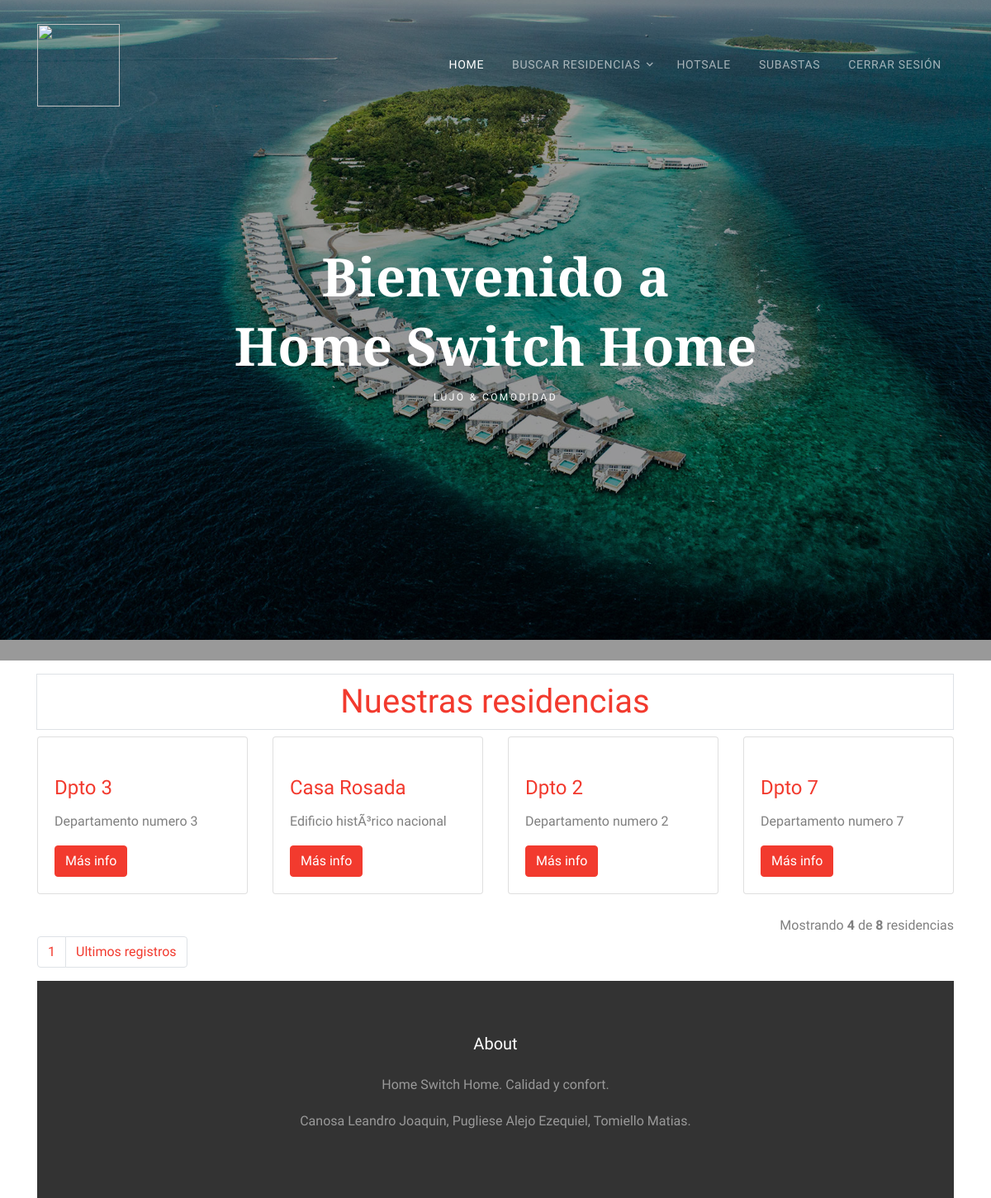
Before: / with the older database file.
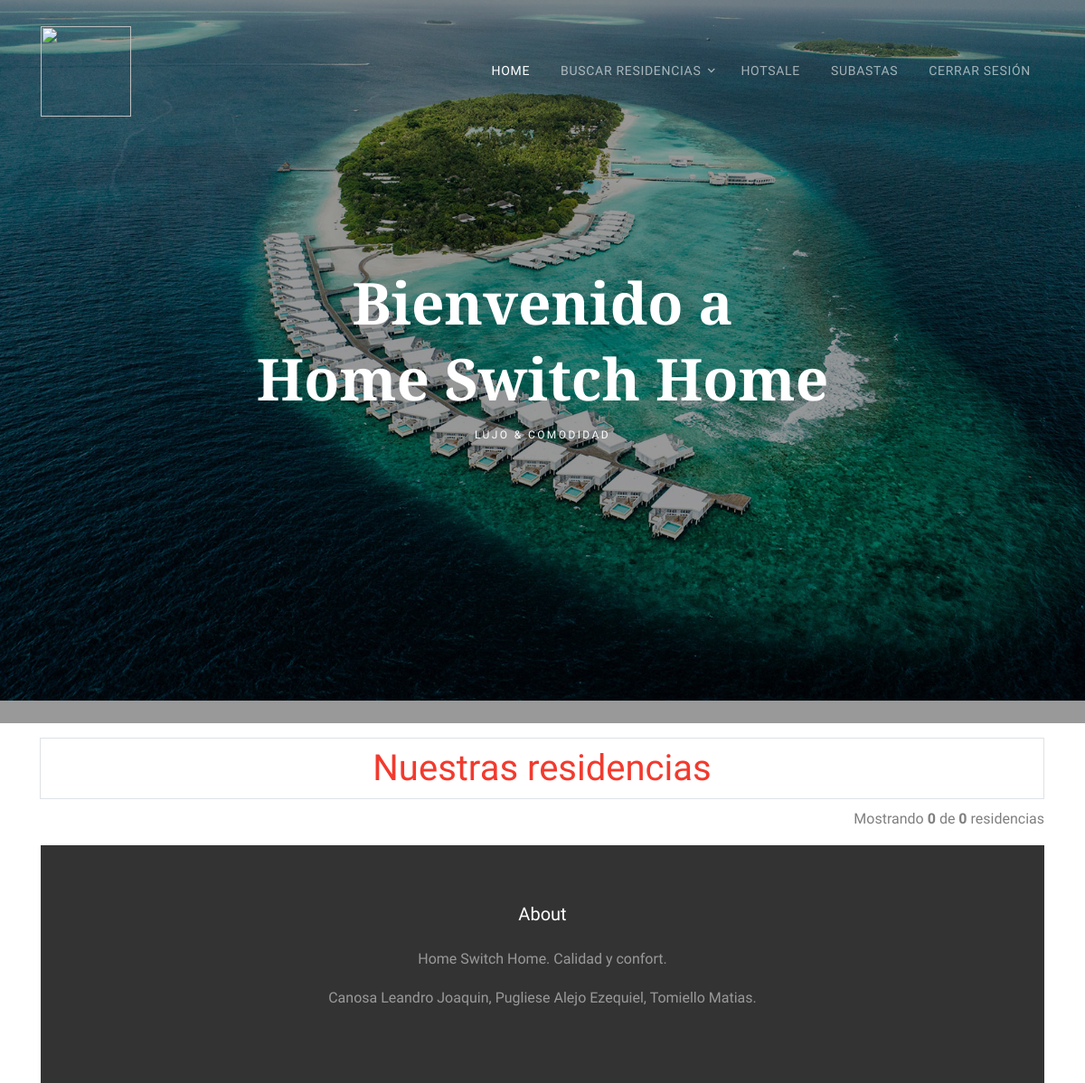
After: the same page with the newer database file.
### tables this page shows
CREATE TABLE `residencia` (
  `id` int(11) NOT NULL,
  `nombre` varchar(45) NOT NULL,
  `foto` longblob NOT NULL,
  `capacidad` int(11) NOT NULL,
  `ubicacion` varchar(45) NOT NULL,
  `direccion` varchar(45) NOT NULL,
  `en_subasta` enum('si','no') NOT NULL,
  `en_hotsale` enum('si','no') NOT NULL,
  `descrip` text
);

### index.php (the view, shortened to what this page needs)
<!DOCTYPE html>
<html lang="en">
	<?php Include("DB.php"); $conexion = conectar(); ?>
  <head>
    <?php
      require('links.php');
    ?>
  </head>
  <body>
  <div class="site-wrap">
    <div class="site-navbar-wrap js-site-navbar bg-white">
      <div class="container">
        <div class="site-navbar bg-light">
          <div class="py-1">
            <div class="row align-items-center">
              <div class="col-2">
              	<a class="navbar-brand" href="index.php">
				    <img src="Logos/Logos/HSH-Complete.svg" width="100" height="100" class="d-inline-block align-top" alt="">
				  </a>
              </div>
              <div class="col-10">
                <nav class="site-navigation text-right" role="navigation">
                  <div class="container">
                    <ul class="site-menu js-clone-nav d-none d-lg-block">
                      <li class="active">
                        <a href="index.php">Home</a>
                      </li>
                      <li class="has-children">
                        <a >Buscar Residencias</a>
                      </li>
                      <li><a href="hotsales.php">Hotsale</a></li>
                      <li><a href="subastas.php">Subastas</a></li>
                      <li><a href="logout.php">Cerrar Sesión</a></li>
                    </ul>
                  </div>
                </nav>
              </div>
            </div>
          </div>
        </div>
      </div>
    </div>
    <div class="slide-one-item home-slider owl-carousel">
      <div class="site-blocks-cover overlay" style="background-image: url(images/hero_1.jpg);" data-aos="fade" data-stellar-background-ratio="0.5">
        <div class="container">
          <div class="row align-items-center justify-content-center">
            <div class="col-md-7 text-center" data-aos="fade">
              <h1 class="mb-2">Bienvenido a </h1>
              <h1 class="mb-2">Home Switch Home</h1>
              <h2 class="caption">Lujo &amp; Comodidad</h2>
            </div>
          </div>
        </div>
      </div>
    </div>
	<?php
		$por_pagina = 4;
		if(isset($_GET['pagina'])){
			$pagina = $_GET['pagina'];
		}else{
			$pagina = 1;
		}
		$empieza = ($pagina - 1) * $por_pagina;
	 	$query = "SELECT * FROM residencia ORDER BY ubicacion LIMIT $empieza, $por_pagina";
	 	$resultado = mysqli_query($conexion, $query);
	?>
	<div class="container">
	  <h1 class='page-item'><a href='listadoResidencias.php' class='page-link' align ='center'>Nuestras residencias</a>
	  </h1>
	  <div class="row">
	  <?php
		while($registro = mysqli_fetch_assoc($resultado)){
			$id = $registro['id'];
	  ?>
	    <div class="col-lg-3 col-md-4 col-sm-6 mb-4">
	      <div class="card h-100">
		    <a href="residencia.php?id=<?php echo $id; ?>">
		    </a>
	        <div class="card-body">
		  	  <h4 class="card-title">
	            <a href="residencia.php?id= <?php echo $id; ?>">
	              <?php echo $registro['nombre']; ?>
	            </a>
	          </h4>
	          <p class="card-text">
			    <?php echo $registro['descrip']; ?>
			  </p>
	          <a class="btn btn-primary" href="residencia.php?id= <?php echo $id; ?>">Más info</a>
	        </div>
	      </div>
	    </div>
	  <?php } ?>
	</div>
	<?php
		$qry="SELECT * FROM residencia ORDER BY ubicacion ASC";
		$result = mysqli_query($conexion, $qry);
		$total_registros = mysqli_num_rows($result);
	?>
	<div class="clearfix">
	<?php
		if(isset($total_registros)) {
			$total_paginas= 1;
			if($total_registros>4){
				$j = 4;
				$total_paginas = ceil($total_registros / $por_pagina);
			}
			else
				$j = $total_registros;
	?>
    <div class="hint-text text-right">Mostrando <b><?php echo $j ?></b> de <b><?php echo $total_registros;?></b> residencias</div>
    <ul class="pagination">
	<?php
		for($i=1; $i < $total_paginas; $i++){
				echo "<li class='page-item'>
						<a href='index.php?pagina=".$i."' class='page-link'>".$i."</a>
					  </li>";
		}
   if($total_registros>4){
    echo "<li class='page-item' ><a href='index.php?pagina=$total_paginas' class='page-link'>".'Ultimos registros'."</a></li>";
    }
	?>
	</ul>
  <?php
	} ?>
	</div>
    <footer class="site-footer">
			<div class="container">
				<div class="row text-center">
					<div class="col-md-12">
						<h3 class="footer-heading mb-4 text-white">About</h3>
						<p>Home Switch Home. Calidad y confort.</p>
					</div>
				</div>
				<div class="row text-center">
					<div class="col-md-12">
						<p>
							Canosa Leandro Joaquin, Pugliese Alejo Ezequiel, Tomiello Matias.
						</p>
					</div>
				</div>
			</div>
		</footer>
  </div>
  </body>
</html>

Changed rows visible on the page:
removed residencia: nombre "Dpto 3", descrip "Departamento numero 3"
removed residencia: nombre "Casa Rosada", descrip "Edificio histÃ³rico nacional"
removed residencia: nombre "Dpto 2", descrip "Departamento numero 2"
removed residencia: nombre "Dpto 7", descrip "Departamento numero 7"
Other visible differences:
$j: "4" → "0"
$total_registros: "8" → "0"
list line gone: "1"
text no longer shown: "Ultimos registros"
